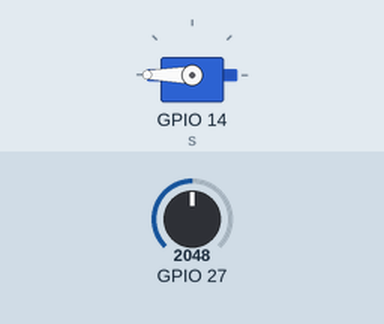
Bench run of a sketch on a simulated ESP32. On the bench: servo. The inputs (shaded band) are chosen by the test bench; at power-on: GPIO 27 = 2048.

Above: at 1.2 s.
1.3 s: GPIO 27 set to 1228
At 1.8 s:
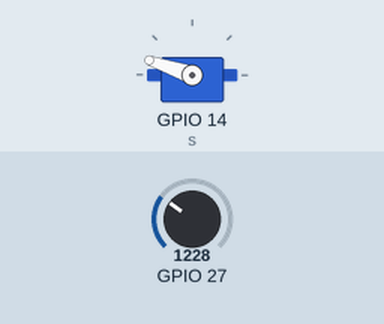
2.8 s: GPIO 27 set to 491
At 4.0 s:
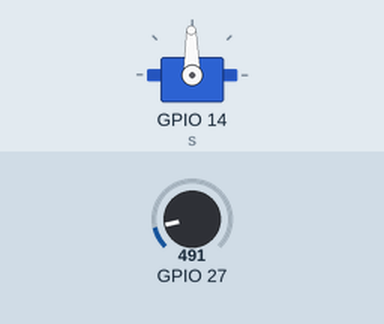
4.3 s: GPIO 27 set to 0
At 5.3 s:
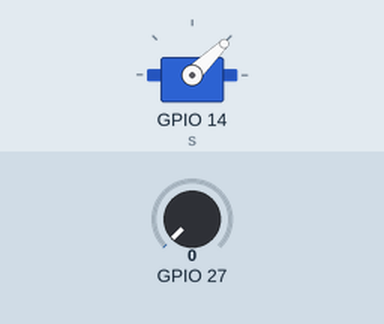
5.8 s: GPIO 27 set to 2047
At 6.5 s:
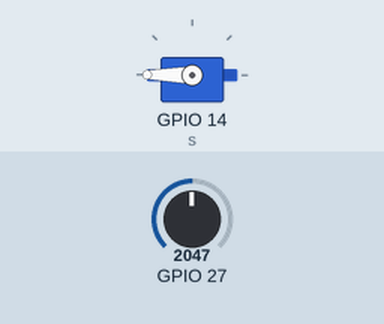
Timing chart, 0 to 8.3 s (numbered marks = the images above; inputs shaded):
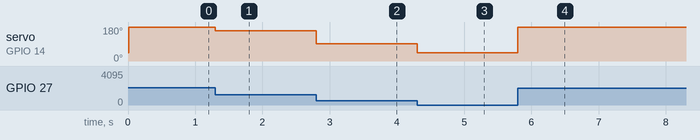

Measured:
- after the input at 1.3 s, servo on GPIO 14 (s): 180° → 161° at once
- after the input at 2.8 s, servo on GPIO 14 (s): 161° → 91° at once
- after the input at 4.3 s, servo on GPIO 14 (s): 91° → 44° at once
- after the input at 5.8 s, servo on GPIO 14 (s): 44° → 180° at once

The sketch:

Propeller_Test.ino
```cpp
#include <Servo.h>

Servo s;
void setup() {
  s.attach(14);
  s.writeMicroseconds(1000);
}

void loop() {
static int last = millis();
int now = millis();

  if (now-last>=10) {
    int x = analogRead(27);
    x = map(x, 0, 1024, 1000, 2000);
    s.writeMicroseconds(x);
  }
}
```
